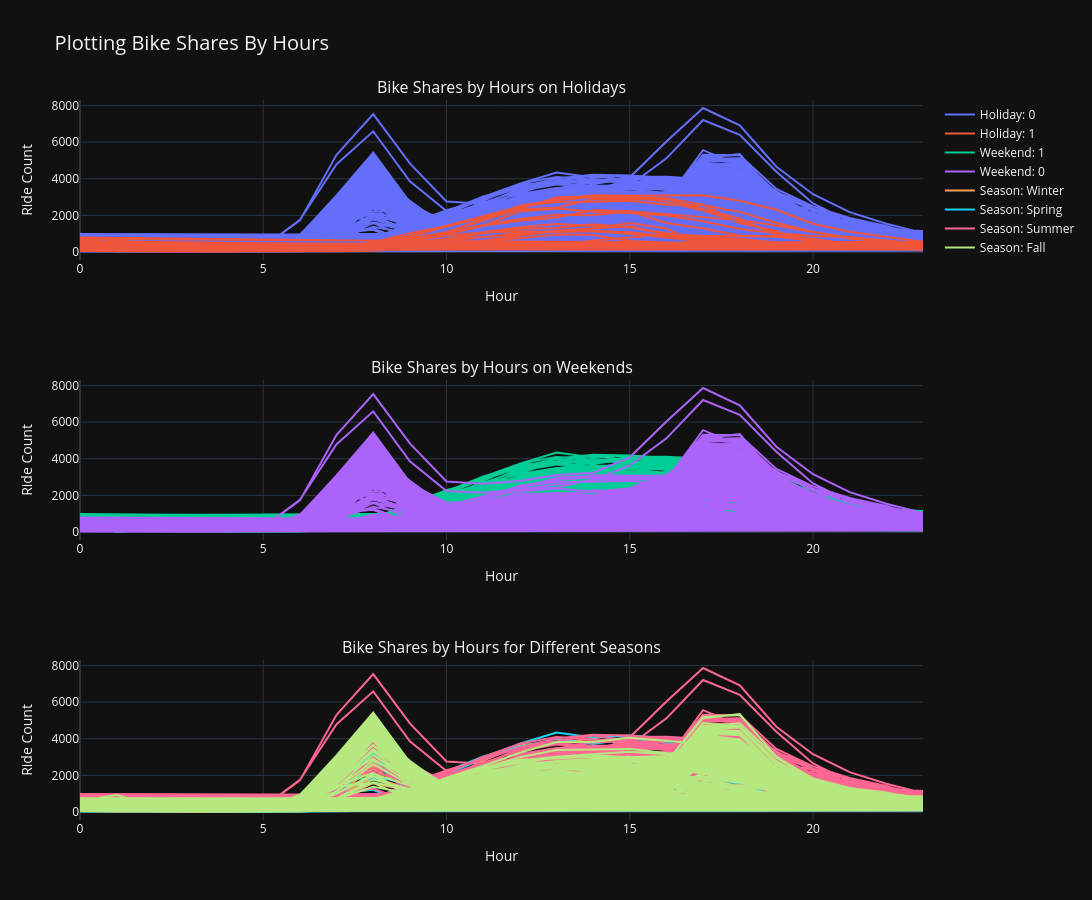

The notebook cell this image was saved under:
### Markdown cell above
## 🚴♂️ Bicycle Usage Habits

📌 **People generally preferred to use bicycles in the morning and evening hours on weekdays and non-holiday days.**

📊 **Analysis Findings:**
- ⏰ **Morning and evening traffic** shows that people use bicycles during commuting hours.

- 📆 **On weekends and holidays**, a significant **increase** in the number of bicycles is observed.

🔍 This shows that bicycles are used not only as a means of transportation but also as a **recreational vehicle**.

### Code cell
import plotly.graph_objects as go
from plotly.subplots import make_subplots

fig = make_subplots(rows=3, cols=1, subplot_titles=[
    "Bike Shares by Hours on Holidays",
    "Bike Shares by Hours on Weekends",
    "Bike Shares by Hours for Different Seasons"
])


for holiday in df['Is_Holiday'].unique():
    subset = df[df['Is_Holiday'] == holiday]
    fig.add_trace(
        go.Scatter(
            x=subset['Hour'],
            y=subset['Ride_Count'],
            mode='lines',
            name=f"Holiday: {holiday}",
            line=dict(width=2)
        ),
        row=1, col=1
    )


for weekend in df['Is_Weekend'].unique():
    subset = df[df['Is_Weekend'] == weekend]
    fig.add_trace(
        go.Scatter(
            x=subset['Hour'],
            y=subset['Ride_Count'],
            mode='lines',
            name=f"Weekend: {weekend}",
            line=dict(width=2)
        ),
        row=2, col=1
    )


for season in df['season_description'].unique():
    subset = df[df['season_description'] == season]
    fig.add_trace(
        go.Scatter(
            x=subset['Hour'],
            y=subset['Ride_Count'],
            mode='lines',
            name=f"Season: {season}",
            line=dict(width=2)
        ),
        row=3, col=1
    )


fig.update_layout(
    height=900,
    width=1200,
    title_text="Plotting Bike Shares By Hours",
    title_font_size=20,
    template='plotly_dark',  
    showlegend=True
)

fig.update_xaxes(title_text="Hour", row=1, col=1)
fig.update_xaxes(title_text="Hour", row=2, col=1)
fig.update_xaxes(title_text="Hour", row=3, col=1)

fig.update_yaxes(title_text="Ride Count", row=1, col=1)
fig.update_yaxes(title_text="Ride Count", row=2, col=1)
fig.update_yaxes(title_text="Ride Count", row=3, col=1)


fig.show()

### Figure 1 — Plotly figure (JSON) as saved in the notebook; plotly's stock layout.template omitted (floating-point values rounded to 4 significant figures; data arrays with more than 128 entries replaced by an {"elided": "..."} marker saying what was removed)
{"data": [{"line": {"width": 2}, "mode": "lines", "name": "Holiday: 0", "type": "scatter", "x": {"elided": "17030 int values"}, "xaxis": "x", "y": {"elided": "17030 int values"}, "yaxis": "y"}, {"line": {"width": 2}, "mode": "lines", "name": "Holiday: 1", "type": "scatter", "x": {"elided": "384 int values"}, "xaxis": "x", "y": {"elided": "384 int values"}, "yaxis": "y"}, {"line": {"width": 2}, "mode": "lines", "name": "Weekend: 1", "type": "scatter", "x": {"elided": "4970 int values"}, "xaxis": "x2", "y": {"elided": "4970 int values"}, "yaxis": "y2"}, {"line": {"width": 2}, "mode": "lines", "name": "Weekend: 0", "type": "scatter", "x": {"elided": "12444 int values"}, "xaxis": "x2", "y": {"elided": "12444 int values"}, "yaxis": "y2"}, {"line": {"width": 2}, "mode": "lines", "name": "Season: Winter", "type": "scatter", "x": {"elided": "4330 int values"}, "xaxis": "x3", "y": {"elided": "4330 int values"}, "yaxis": "y3"}, {"line": {"width": 2}, "mode": "lines", "name": "Season: Spring", "type": "scatter", "x": {"elided": "4394 int values"}, "xaxis": "x3", "y": {"elided": "4394 int values"}, "yaxis": "y3"}, {"line": {"width": 2}, "mode": "lines", "name": "Season: Summer", "type": "scatter", "x": {"elided": "4387 int values"}, "xaxis": "x3", "y": {"elided": "4387 int values"}, "yaxis": "y3"}, {"line": {"width": 2}, "mode": "lines", "name": "Season: Fall", "type": "scatter", "x": {"elided": "4303 int values"}, "xaxis": "x3", "y": {"elided": "4303 int values"}, "yaxis": "y3"}], "layout": {"annotations": [{"font": {"size": 16}, "showarrow": false, "text": "Bike Shares by Hours on Holidays", "x": 0.5, "xanchor": "center", "xref": "paper", "y": 1, "yanchor": "bottom", "yref": "paper"}, {"font": {"size": 16}, "showarrow": false, "text": "Bike Shares by Hours on Weekends", "x": 0.5, "xanchor": "center", "xref": "paper", "y": 0.6111, "yanchor": "bottom", "yref": "paper"}, {"font": {"size": 16}, "showarrow": false, "text": "Bike Shares by Hours for Different Seasons", "x": 0.5, "xanchor": "center", "xref": "paper", "y": 0.2222, "yanchor": "bottom", "yref": "paper"}], "height": 900, "showlegend": true, "title": {"font": {"size": 20}, "text": "Plotting Bike Shares By Hours"}, "width": 1200, "xaxis": {"anchor": "y", "autorange": true, "domain": [0, 1], "range": [0, 23], "title": {"text": "Hour"}, "type": "linear"}, "xaxis2": {"anchor": "y2", "autorange": true, "domain": [0, 1], "range": [0, 23], "title": {"text": "Hour"}, "type": "linear"}, "xaxis3": {"anchor": "y3", "autorange": true, "domain": [0, 1], "range": [0, 23], "title": {"text": "Hour"}, "type": "linear"}, "yaxis": {"anchor": "x", "autorange": true, "domain": [0.7778, 1], "range": [-436.7, 8297.0], "title": {"text": "Ride Count"}, "type": "linear"}, "yaxis2": {"anchor": "x2", "autorange": true, "domain": [0.3889, 0.6111], "range": [-436.7, 8297.0], "title": {"text": "Ride Count"}, "type": "linear"}, "yaxis3": {"anchor": "x3", "autorange": true, "domain": [0, 0.2222], "range": [-436.7, 8297.0], "title": {"text": "Ride Count"}, "type": "linear"}}}
